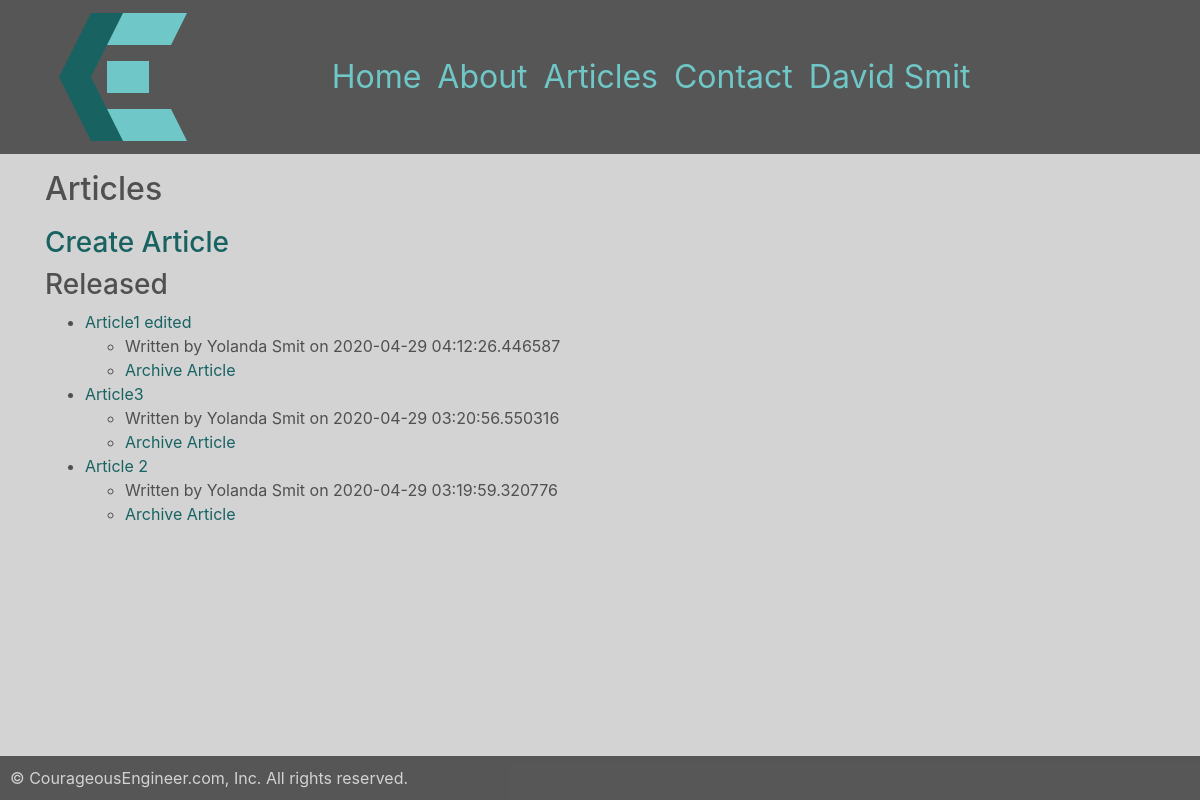
The page /articles/maintain (signed in) on the database as committed earlier.
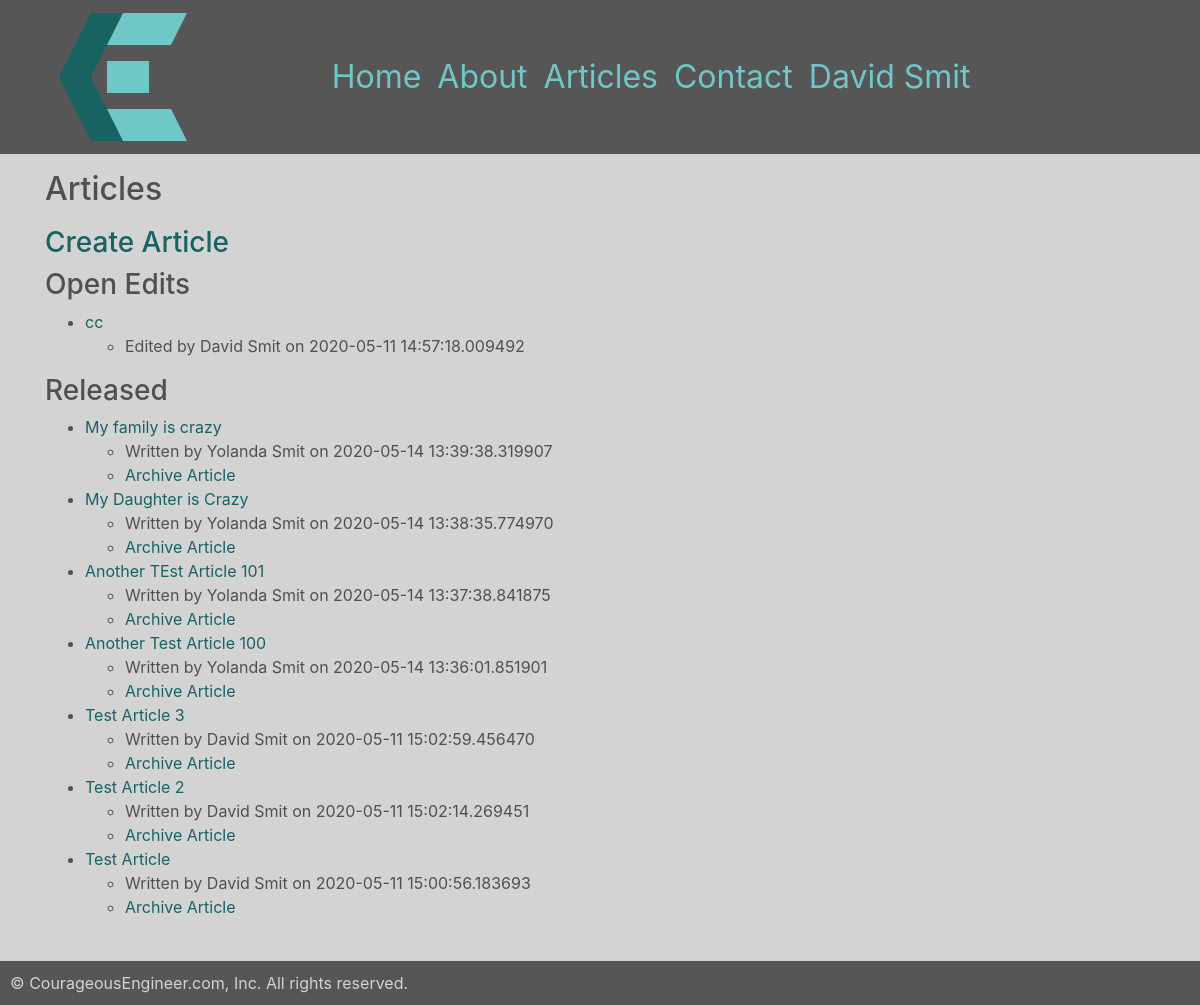
The same page on the database as committed later.
### chrissmit/services/db_models.py (models this page shows, shortened)
class ArticleEdits(db.Model):
    id = db.Column(db.Integer, primary_key=True)
    article_id = db.Column(db.Integer, db.ForeignKey('article.id'), nullable=False,)
    is_edited = db.Column(db.Boolean, default=False,)
    is_ready_for_release = db.Column(db.Boolean, default=False,)
    user_id = db.Column(db.Integer, db.ForeignKey('user.id'), nullable=False)
    edited = db.Column(db.DateTime, nullable=True, default=datetime.utcnow)
    title = db.Column(db.String(100), nullable=False,)
    preview = db.Column(db.String(200), nullable=False)
    image_file = db.Column(db.String(100), default='default.png')
    content = db.Column(db.Text, nullable=False)
    tags = db.relationship('EditTags', backref='edit')

class User(db.Model, UserMixin):
    id = db.Column(db.Integer, primary_key=True, )
    authorization_level = db.Column(db.String(60), nullable=False, )
    linkedin = db.Column(db.String(100),)
    full_name = db.Column(db.String(45), unique=False, nullable=False,)
    twitter_handle = db.Column(db.String(20), unique=True, nullable=True,)
    email = db.Column(db.String(120), unique=True, nullable=False, )
    image_file = db.Column(db.String(20), nullable=False, default='default.svg', )
    password = db.Column(db.String(60), nullable=False, )
    articles = db.relationship('Article', backref='author', lazy=True)
    edits = db.relationship('ArticleEdits', backref='author', lazy=True)
    content = db.Column(db.Text, nullable=False)

### chrissmit/views/maintenance_views.py (the view)
@blueprint.route('/articles/maintain')
@login_required
def maintain_articles():
    open_edits = article.get_open_edits()
    open_to_review = article.get_open_to_review()
    released = article.get_all_released()
    archived_articles = article.get_all_archived()
    archived_edits = None
    return render_template(
        template_name_or_list=f'maintenance/articles.html',
        website_title='Add/Edit Articles',
        nav_data=navigation.data(),
        open_edits = open_edits,
        open_to_review = open_to_review,
        released = released,
        archived_edits = archived_edits,
        archived_articles = archived_articles,
    )

### chrissmit/services/article.py (called while the page is built)
def get_open_edits(desc=False, test=False):
    return get_full_edits(filter_criteria = ArticleEdits.is_edited == True)

def get_open_to_review(desc=False):
    return get_full_edits(filter_criteria = ArticleEdits.is_ready_for_release == True)

def get_full_edits(filter_criteria, desc=False):
    full_edit = full_edit_data()
    if desc:
        return full_edit.filter(filter_criteria).order_by(ArticleEdits.edited.desc()).all()
    return full_edit.filter(filter_criteria).all()

def get_all_released(desc=True):
    return get_full_articles(filter_criteria = Article.is_released==True)

def get_all_archived():
    return get_full_articles(
        filter_criteria =
        Article.is_released==False and
        ArticleEdits.is_edited == False and
        ArticleEdits.is_ready_for_release==False
    )

def get_last(number=4, desc=True):
    full_article = full_article_data()
    if desc:
        return full_article.filter(Article.is_released==True).order_by(Article.posted.desc()).limit(number).all()
    return full_article.filter(Article.is_released==True).limit(number).all()

### chrissmit/services/db_models.py (called while the page is built)
@login_manager.user_loader
def load_user(user_id):
    return User.query.get(int(user_id))

### chrissmit/templates/maintenance/articles.html (shortened to what this page needs)
{% extends "shared/_layout.html" %}
{% block main_content %}
<h2>Articles</h2>
<a href="{{ url_for('maintenance.create_article') }}"><h3>Create Article</h3></a>
{% if open_edits %}
    <h3>Open Edits</h3>
    <ul>
        {%  for edit in open_edits %}
            <li>
                <a href="{{ url_for('maintenance.update_article', edit_id = edit.id) }}"> {{ edit.title }}</a>
                <ul><li>Edited by {{ edit.full_name }} on {{ edit.edited}}</li></ul>
            </li>
        {% endfor %}
    </ul>
{% endif %}
{% if released %}
<h3>Released</h3>
<ul>
    {%  for artic in released %}
        <li>
            <a href="{{ url_for('navigation_views.view', edit_id = artic.current_edit_id) }}"> {{ artic.title }}</a>
            <ul>
                <li>Written by {{ artic.full_name }} on {{ artic.edited}}</li>
                <li><a href="{{ url_for('maintenance.archive_article', article_id = artic.article_id) }}">Archive Article</a></li>
            </ul>
        </li>
    {% endfor %}
</ul>
{% endif %}
{%  endblock %}

Rows that differ between the two databases and show on the page:
no longer on this page (row edited): ArticleEdits: title "Article1 edited", full_name "Yolanda Smit", edited "2020-04-29 04:12:26.446587", shown under "Released"
no longer on this page (row edited): ArticleEdits: title "Article3", full_name "Yolanda Smit", edited "2020-04-29 03:20:56.550316", shown under "Released"
no longer on this page (row edited): ArticleEdits: title "Article 2", full_name "Yolanda Smit", edited "2020-04-29 03:19:59.320776", shown under "Released"
added ArticleEdits: title "cc", full_name "David Smit", edited "2020-05-11 14:57:18.009492", shown under "Open Edits"
added ArticleEdits: title "My family is crazy", full_name "Yolanda Smit", edited "2020-05-14 13:39:38.319907", shown under "Released"
added ArticleEdits: title "My Daughter is Crazy", full_name "Yolanda Smit", edited "2020-05-14 13:38:35.774970", shown under "Released"
added ArticleEdits: title "Another TEst Article 101", full_name "Yolanda Smit", edited "2020-05-14 13:37:38.841875", shown under "Released"
added ArticleEdits: title "Another Test Article 100", full_name "Yolanda Smit", edited "2020-05-14 13:36:01.851901", shown under "Released"
added ArticleEdits: title "Test Article 3", full_name "David Smit", edited "2020-05-11 15:02:59.456470", shown under "Released"
added ArticleEdits: title "Test Article 2", full_name "David Smit", edited "2020-05-11 15:02:14.269451", shown under "Released"
added ArticleEdits: title "Test Article", full_name "David Smit", edited "2020-05-11 15:00:56.183693", shown under "Released"
Other text that changed with them:
text now shown: "Open Edits"
